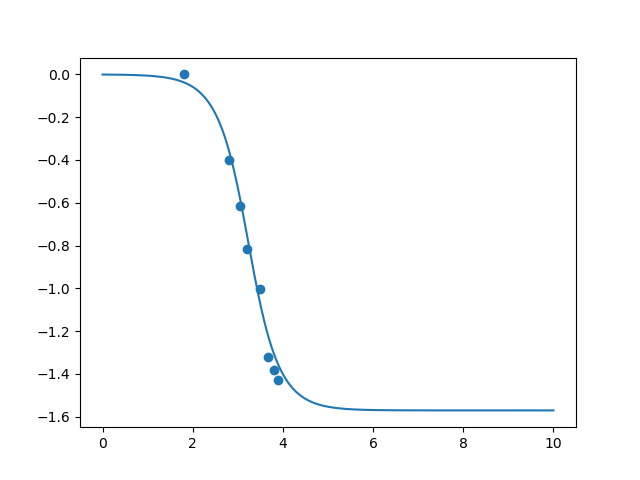

Write the Python code that produced this figure.
import matplotlib.pyplot as plt 
import numpy as np 
import math 
import csv 

x = list()
y = list()
i = 0
RC = 1e4*58.5*1e-9
with open("data.csv", "r") as file:
    for line in csv.reader(file):
        if (i == 0):
            i = 1
            continue
        x.append(math.log10(2*math.pi*float(line[0])))
        y.append(-2 * np.pi * float(line[0]) * float(line[2]) * 1e-6)
plt.scatter(x, y)
t = np.linspace(0, 10, 10000)
plt.plot(t, -np.atan(np.power(10, t) * RC))
plt.savefig("phase_1.png")
plt.show()
